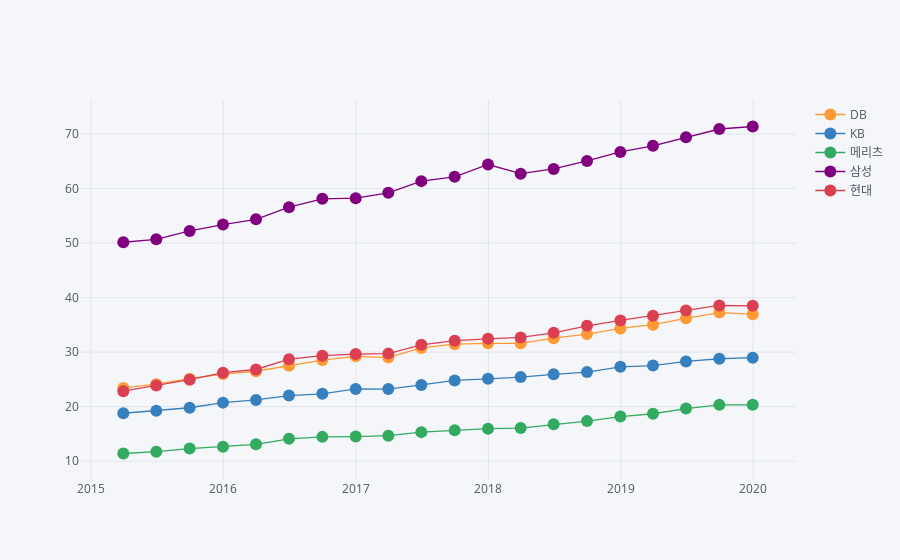

The notebook cell this image was saved under:
### Code cell
# 운용자산
company_list = {'0010633': '삼성', '0010636': 'DB', '0010634': '현대', '0010635': 'KB', '0010626': '메리츠'}

service_code = 'statisticsInfoSearch'
params = {
    'listNo': 'SI003',
    'term': 'Q',
    'startBaseMm': '201501',
    'endBaseMm': '201912',
}

oper_asset = []
for company in company_list.keys():
    params['financeCd'] = company
    oper_asset.append(pd.DataFrame(get_data(service_code, params)['result']['list']))
oper_asset = pd.concat(oper_asset).query('account_cd == "A1"').reset_index(drop=True)
oper_asset['finance_nm'] = oper_asset['finance_cd'].apply(lambda x: company_list.get(x))
columns = dict(map(lambda x: (x['column_id'], x['column_nm']), get_data(service_code, params)['result']['description']))
oper_asset.columns = list(map(lambda x: columns.get(x, x), oper_asset.columns))
oper_asset['base_month'] = oper_asset['base_month'].apply(lambda x: datetime(int(x[:4]), int(x[-2:]), 1) + relativedelta(months=1, days=-1))
oper_asset['금액'] = oper_asset['금액'].astype(float)
oper_asset = oper_asset.pivot_table(index='base_month', columns='finance_nm', values='금액', aggfunc=np.sum)
oper_asset = np.round(oper_asset/1e12,2)
oper_asset.iplot(kind='line', mode='lines+markers')

### Figure 1 — Plotly figure (JSON) as saved in the notebook; plotly's stock layout.template omitted (floating-point values rounded to 4 significant figures)
{"data": [{"line": {"color": "rgba(255, 153, 51, 1.0)", "dash": "solid", "shape": "linear", "width": 1.3}, "marker": {"size": 12, "symbol": "circle"}, "mode": "lines+markers", "name": "DB", "text": "", "type": "scatter", "x": ["2015-03-31", "2015-06-30", "2015-09-30", "2015-12-31", "2016-03-31", "2016-06-30", "2016-09-30", "2016-12-31", "2017-03-31", "2017-06-30", "2017-09-30", "2017-12-31", "2018-03-31", "2018-06-30", "2018-09-30", "2018-12-31", "2019-03-31", "2019-06-30", "2019-09-30", "2019-12-31"], "y": [23.44, 24.12, 25.14, 25.98, 26.5, 27.49, 28.55, 29.23, 29.01, 30.78, 31.47, 31.61, 31.62, 32.57, 33.31, 34.35, 35.03, 36.21, 37.26, 36.97]}, {"line": {"color": "rgba(55, 128, 191, 1.0)", "dash": "solid", "shape": "linear", "width": 1.3}, "marker": {"size": 12, "symbol": "circle"}, "mode": "lines+markers", "name": "KB", "text": "", "type": "scatter", "x": ["2015-03-31", "2015-06-30", "2015-09-30", "2015-12-31", "2016-03-31", "2016-06-30", "2016-09-30", "2016-12-31", "2017-03-31", "2017-06-30", "2017-09-30", "2017-12-31", "2018-03-31", "2018-06-30", "2018-09-30", "2018-12-31", "2019-03-31", "2019-06-30", "2019-09-30", "2019-12-31"], "y": [18.79, 19.26, 19.8, 20.74, 21.23, 22.04, 22.36, 23.25, 23.22, 23.98, 24.81, 25.11, 25.43, 25.93, 26.34, 27.31, 27.54, 28.29, 28.79, 28.99]}, {"line": {"color": "rgba(50, 171, 96, 1.0)", "dash": "solid", "shape": "linear", "width": 1.3}, "marker": {"size": 12, "symbol": "circle"}, "mode": "lines+markers", "name": "메리츠", "text": "", "type": "scatter", "x": ["2015-03-31", "2015-06-30", "2015-09-30", "2015-12-31", "2016-03-31", "2016-06-30", "2016-09-30", "2016-12-31", "2017-03-31", "2017-06-30", "2017-09-30", "2017-12-31", "2018-03-31", "2018-06-30", "2018-09-30", "2018-12-31", "2019-03-31", "2019-06-30", "2019-09-30", "2019-12-31"], "y": [11.41, 11.75, 12.32, 12.65, 13.09, 14.1, 14.46, 14.51, 14.68, 15.33, 15.68, 15.97, 16.08, 16.76, 17.35, 18.18, 18.7, 19.65, 20.33, 20.34]}, {"line": {"color": "rgba(128, 0, 128, 1.0)", "dash": "solid", "shape": "linear", "width": 1.3}, "marker": {"size": 12, "symbol": "circle"}, "mode": "lines+markers", "name": "삼성", "text": "", "type": "scatter", "x": ["2015-03-31", "2015-06-30", "2015-09-30", "2015-12-31", "2016-03-31", "2016-06-30", "2016-09-30", "2016-12-31", "2017-03-31", "2017-06-30", "2017-09-30", "2017-12-31", "2018-03-31", "2018-06-30", "2018-09-30", "2018-12-31", "2019-03-31", "2019-06-30", "2019-09-30", "2019-12-31"], "y": [50.16, 50.69, 52.24, 53.41, 54.36, 56.59, 58.13, 58.24, 59.22, 61.37, 62.17, 64.42, 62.73, 63.6, 65.08, 66.73, 67.85, 69.43, 70.93, 71.39]}, {"line": {"color": "rgba(219, 64, 82, 1.0)", "dash": "solid", "shape": "linear", "width": 1.3}, "marker": {"size": 12, "symbol": "circle"}, "mode": "lines+markers", "name": "현대", "text": "", "type": "scatter", "x": ["2015-03-31", "2015-06-30", "2015-09-30", "2015-12-31", "2016-03-31", "2016-06-30", "2016-09-30", "2016-12-31", "2017-03-31", "2017-06-30", "2017-09-30", "2017-12-31", "2018-03-31", "2018-06-30", "2018-09-30", "2018-12-31", "2019-03-31", "2019-06-30", "2019-09-30", "2019-12-31"], "y": [22.84, 23.9, 24.95, 26.23, 26.82, 28.71, 29.36, 29.64, 29.73, 31.35, 32.11, 32.45, 32.7, 33.54, 34.83, 35.81, 36.68, 37.64, 38.56, 38.5]}], "layout": {"legend": {"bgcolor": "#F5F6F9", "font": {"color": "#4D5663"}}, "paper_bgcolor": "#F5F6F9", "plot_bgcolor": "#F5F6F9", "title": {"font": {"color": "#4D5663"}}, "xaxis": {"gridcolor": "#E1E5ED", "showgrid": true, "tickfont": {"color": "#4D5663"}, "title": {"font": {"color": "#4D5663"}, "text": ""}, "zerolinecolor": "#E1E5ED"}, "yaxis": {"gridcolor": "#E1E5ED", "showgrid": true, "tickfont": {"color": "#4D5663"}, "title": {"font": {"color": "#4D5663"}, "text": ""}, "zerolinecolor": "#E1E5ED"}}}
